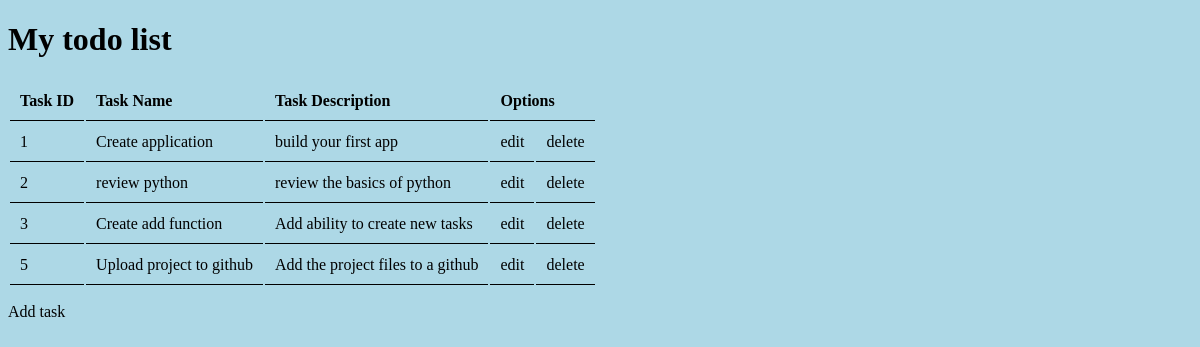
The page / on the database its author committed.
### tasks/models.py (models this page shows)
class Tasks(models.Model):
    task_name = models.CharField(max_length = 25)
    task_description = models.CharField(max_length = 50)

### tasks/views.py (the view)
# urls.py: path('', views.index, name='index'),
def index(request):
    mytasks = Tasks.objects.all().values()
    template = loader.get_template('index.html')
    context = {
        'mytasks' : mytasks,
    }
    return HttpResponse(template.render(context, request))

### tasks/templates/index.html
{% load static %}
<!DOCTYPE html>
<html>
    <link rel="stylesheet" href="{% static 'styles.css' %}">
<body>
    <h1>My todo list</h1>
    <table>
        <tr>
            <th>Task ID</th>
            <th>Task Name</th>
            <th>Task Description</th>
            <th colspan="2">Options</th>
        </tr>
        {% for x in mytasks %}
        <tr>
            <td>{{x.id}}</td>
            <td>{{x.task_name}}</td>
            <td>{{x.task_description}}</td>
            <td><a href="edit/{{x.id}}">edit</a></td>
            <td><a href="delete/{{x.id}}">delete</a></td>
        </tr>
        {% endfor %}
    </table>
    <p><a href="add/">Add task</a></p>
</body>
</html>

### tasks/static/styles.css (style rules this page uses)
body { background-color: lightblue; font-family: verdana; }
th, td { border-bottom: 1px solid black; padding: 10px; text-align: left; }
a { color: black; text-decoration: none; }

### rows shown on the page
Tasks: id "1", task_name "Create application", task_description "build your first app"
Tasks: id "2", task_name "review python", task_description "review the basics of python"
Tasks: id "3", task_name "Create add function", task_description "Add ability to create new tasks"
Tasks: id "5", task_name "Upload project to github", task_description "Add the project files to a github"
